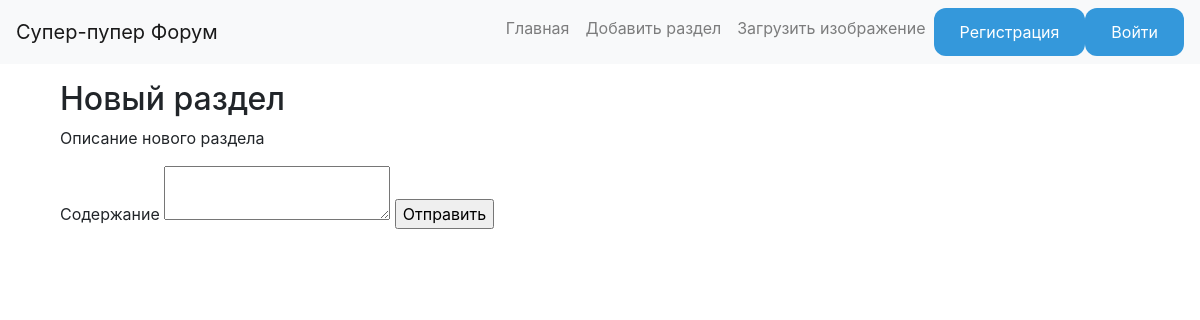
The app's page /sections/1, older data.
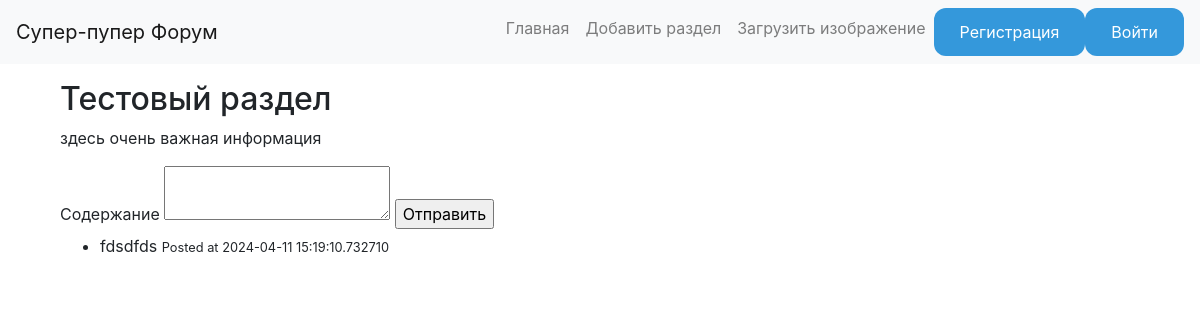
The same page, newer data.
### models.py (models this page shows)
class Section(db.Model):
    id = db.Column(db.Integer, primary_key=True)
    title = db.Column(db.String(100), nullable=False)
    description = db.Column(db.String(255), nullable=True)
    topics = db.relationship('Topic', backref='section', lazy=True)

### forms.py (models this page shows)
class Topic(db.Model):
    id = db.Column(db.Integer, primary_key=True)
    title = db.Column(db.String(100), nullable=True)
    content = db.Column(db.Text, nullable=False)
    date_posted = db.Column(db.DateTime, nullable=False, default=datetime.utcnow)
    section_id = db.Column(db.Integer, db.ForeignKey('section.id'), nullable=False)

### server.py (the view)
@app.route('/sections/<int:section_id>', methods=['GET', 'POST'])
def section(section_id):
    form = QuestionForm()
    if form.validate_on_submit():
        new_topic = Topic(content=form.content.data, section_id=section_id)
        db.session.add(new_topic)
        db.session.commit()
        flash('Вопрос добавлен.')
        return redirect(url_for('section', section_id=section_id))
    section = Section.query.get_or_404(section_id)
    topics = Topic.query.filter_by(section_id=section_id).order_by(Topic.date_posted.desc()).all()
    return render_template('section.html', section=section, form=form, topics=topics)

### forms.py
class QuestionForm(FlaskForm):
    content = TextAreaField('Содержание', validators=[DataRequired()])
    submit = SubmitField('Отправить')

### templates/section.html (shortened to what this page needs)
{% extends "base.html" %}
{% block content %}
<div class="container">
    <h2>{{ section.title }}</h2>
    <p>{{ section.description }}</p>
    <form method="POST" action="{{ url_for('section', section_id=section.id) }}">
        {{ form.content.label }} {{ form.content }}
        {{ form.submit }}
    </form>
    <ul>
        {% for topic in topics %}
        <li>{{ topic.content }} <small>Posted at {{ topic.date_posted }}</small></li>
        {% endfor %}
    </ul>
</div>
{% endblock %}

Row changes from the older to the newer data that the page shows:
changed Section: title "Новый раздел" → "Тестовый раздел"; description "Описание нового раздела" → "здесь очень важная информация"
added Topic: content "fdsdfds", date_posted "2024-04-11 15:19:10.732710"
